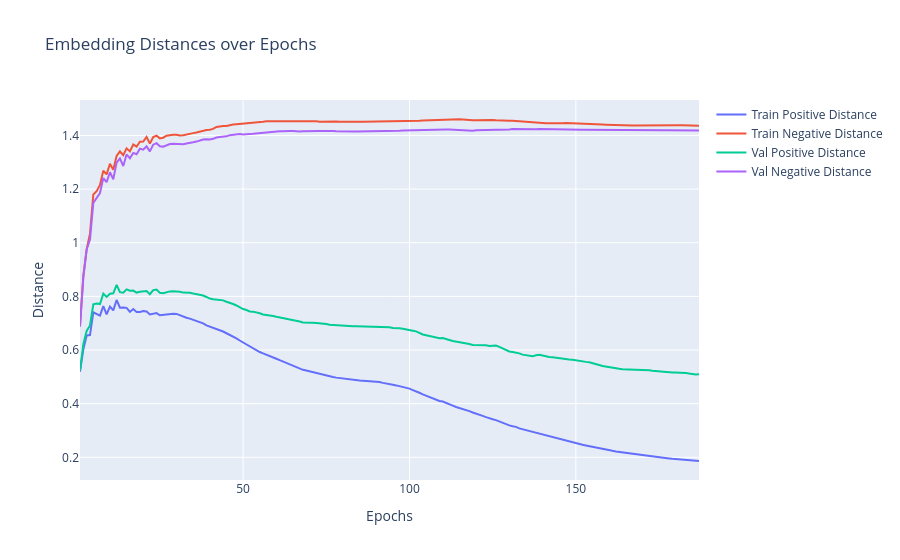

Notebook code cell kept with this figure:
### Code cell
train_dists_mean = logs["train_dists"]
val_dists_mean = logs["val_dists"]

fig = go.Figure()
fig.add_trace(go.Scatter(x=epochs, y=train_dists_mean[:, 0], mode="lines", name="Train Positive Distance"))
fig.add_trace(go.Scatter(x=epochs, y=train_dists_mean[:, 1], mode="lines", name="Train Negative Distance"))
fig.add_trace(go.Scatter(x=epochs, y=val_dists_mean[:, 0], mode="lines", name="Val Positive Distance"))
fig.add_trace(go.Scatter(x=epochs, y=val_dists_mean[:, 1], mode="lines", name="Val Negative Distance"))

fig.update_layout(
    title="Embedding Distances over Epochs",
    xaxis_title="Epochs",
    yaxis_title="Distance",
    hovermode="x unified",
)

fig.show()

### Figure 1 — Plotly figure (JSON) as saved in the notebook; plotly's stock layout.template omitted (floating-point values rounded to 4 significant figures; data arrays with more than 128 entries replaced by an {"elided": "..."} marker saying what was removed)
{"data": [{"mode": "lines", "name": "Train Positive Distance", "type": "scatter", "x": {"elided": "187 int values"}, "y": {"elided": "187 float values"}}, {"mode": "lines", "name": "Train Negative Distance", "type": "scatter", "x": {"elided": "187 int values"}, "y": {"elided": "187 float values"}}, {"mode": "lines", "name": "Val Positive Distance", "type": "scatter", "x": {"elided": "187 int values"}, "y": {"elided": "187 float values"}}, {"mode": "lines", "name": "Val Negative Distance", "type": "scatter", "x": {"elided": "187 int values"}, "y": {"elided": "187 float values"}}], "layout": {"hovermode": "x unified", "title": {"text": "Embedding Distances over Epochs"}, "xaxis": {"title": {"text": "Epochs"}}, "yaxis": {"title": {"text": "Distance"}}}}
